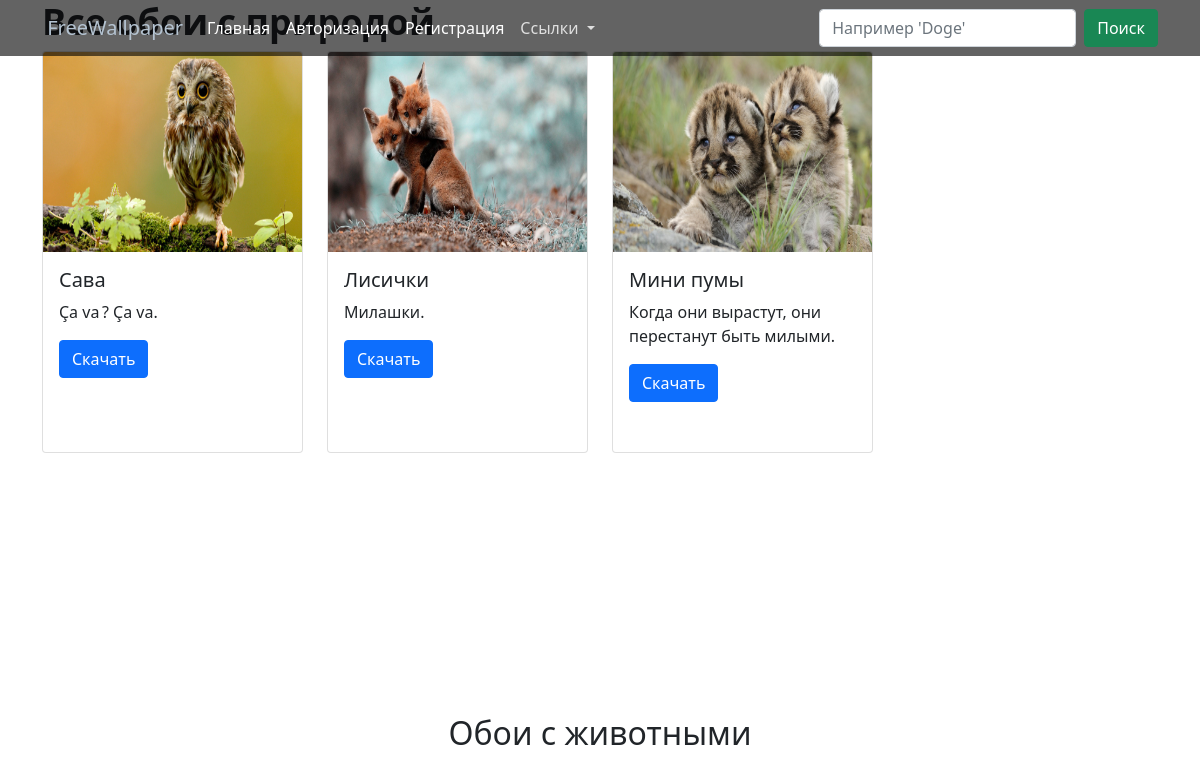
Page /animals on the committed database.
### tables this page shows
CREATE TABLE Papers (id INTEGER PRIMARY KEY AUTOINCREMENT, title STRING, content TEXT, kategory STRING, filename STRING);

### main.py (the view)
@app.route('/animals')
def animals():
    conn = sqlite3.connect("WPapers.db")
    c = conn.cursor()
    papers = c.execute("SELECT * FROM Papers ORDER BY id DESC")
    papers = papers.fetchall()
    user = None
    if "user" in session:
        user = session["user"]
    return render_template('animals.html',  papers=papers, user=user)

### templates/animals.html (shortened to what this page needs)
{% extends 'base.html' %}
{% block body %}
<div class="carousel-caption d-none d-md-block">
    <h2 class="kontrast">Обои с животными</h2>
</div>
<div class="container popular">
    <h2 class="Heading">Все обои с природой</h2>
    <div class="row">
      {% for w in papers %}
      {% if w[3] == "animalsK" %}
      <div class="col-12 col-md-6 col-lg-3 col-xs-12 mb-2">
        <div class="card" style="width: 18rem; height: 22rem;">
            <img src="/static/upload/{{ w[4] }}" class="card-img-top" alt="...">
            <div class="card-body">
              <h5 class="card-title">{{ w[1] }}</h5>
              <p class="card-text">{{ w[2] }}</p>
              <a href="/static/upload/{{ w[4] }}" download class="btn btn-primary">Скачать</a>
            </div>
          </div>
      </div>
      {% endif %}
      {% endfor %}
    </div>
</div>
{% endblock %}

### static/css/style.css (style rules this page uses)
.Heading { font-size: 36px; font-weight: 700; }
.popular img { width: 100%; height: 200px !important; }
.popular .card { width: 100% !important; height: auto !important; }
.popular .card-body { height: 200px; }
.kontrast { color: #212529; }
.carousel-caption { font-weight: 700; }

### rows in the picture
Papers: filename (picture), title "Сава", content "Ça va ? Ça va."
Papers: filename (picture), title "Лисички", content "Милашки."
Papers: filename (picture), title "Мини пумы", content "Когда они вырастут, они перестанут быть милыми."
